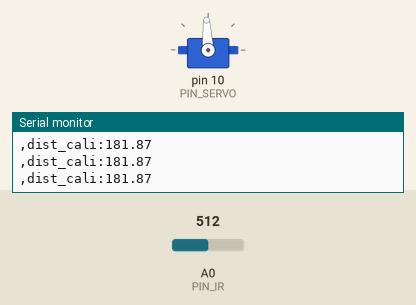
A sketch run on a simulated Arduino Uno, built with avr-gcc and run on an emulated ATmega328P. On the bench: servo, the last lines printed to the serial monitor. The test bench sets the inputs (shaded band); at power-on: A0 (PIN_IR) = 512.

Above: at 1.2 s.
1.3 s: A0 (PIN_IR) set to 373
4.3 s: A0 (PIN_IR) set to 353
At 4.6 s:
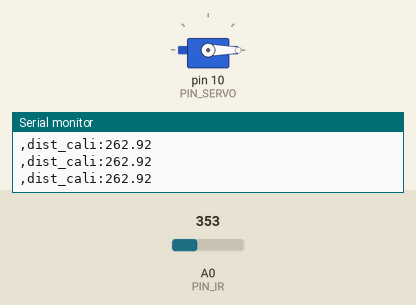
5.8 s: A0 (PIN_IR) set to 510
At 6.3 s:
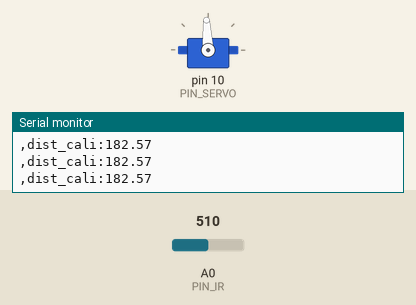
7.3 s: A0 (PIN_IR) set to 306
At 8.7 s:
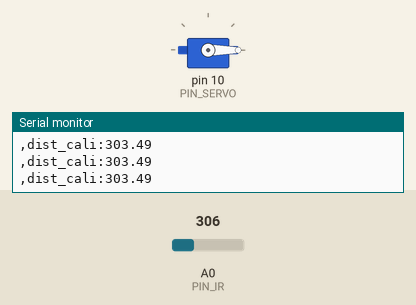
Timing chart, 0 to 9.8 s (numbered marks = the images above; inputs shaded):
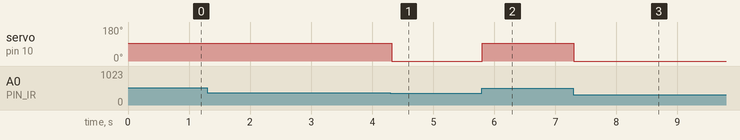

Measured:
- the behaviour switches between 364 and 363 on A0 (PIN_IR) (found by bisection; images 0 and 1)
- after the input at 4.3 s, servo on pin 10 (PIN_SERVO): 93° → 0° at once
- after the input at 5.8 s, servo on pin 10 (PIN_SERVO): 0° → 93° at once
- after the input at 7.3 s, servo on pin 10 (PIN_SERVO): 93° → 0° at once

The sketch:

21_bbc_20203164.ino
```cpp
#include <Servo.h>

// Arduino pin assignment
#define PIN_SERVO 10
#define PIN_IR A0

// configurable parameters
#define _DUTY_MIN 500 // servo full clockwise position (0 degree)
#define _DUTY_NEU 1000 // servo neutral position (90 degree)
#define _DUTY_MAX 1500 // servo full counterclockwise position (180 degree)

#define _POS_START (_DUTY_MIN + 100)
#define _POS_END (_DUTY_MAX - 100)

#define _SERVO_SPEED 60 // servo speed limit (unit: degree/second)
#define INTERVAL 20  // servo update interval
int a;
int b;
// global variables
unsigned long last_sampling_time; // unit: ms
int duty_chg_per_interval; // maximum duty difference per interval
int toggle_interval, toggle_interval_cnt;
float pause_time; // unit: sec
Servo myservo;
int duty_target, duty_curr;

void setup() {
// a,b setup
  a = 70;
  b = 300;
// initialize GPIO pins
  myservo.attach(PIN_SERVO);
  duty_target = duty_curr = _POS_START;
  myservo.writeMicroseconds(duty_curr);

// initialize serial port
  Serial.begin(57600);

// convert angle speed into duty change per interval.
  duty_chg_per_interval = (float)(_DUTY_MAX - _DUTY_MIN) * _SERVO_SPEED / 180 * INTERVAL / 1000;

// remove next three lines after finding answers
//  Serial.print("duty_chg_per_interval:");
//  Serial.println(duty_chg_per_interval);
//  while(1) {}

// initialize variables for servo update.
  pause_time = 1;
  toggle_interval = (180.0 / _SERVO_SPEED + pause_time) * 1000 / INTERVAL;
  toggle_interval_cnt = toggle_interval;

// initialize last sampling time
  last_sampling_time = 0;
}
float ir_distance(void){ // return value unit: mm
  float val;
  float volt = float(analogRead(PIN_IR));
  val = ((6762.0/(volt-9.0))-4.0) * 10.0;
  return val;
}
void loop() {
  float raw_dist = ir_distance();
  float dist_cali = 150 + 300.0 / (b - a) * (raw_dist - a);
  Serial.print(",dist_cali:");
  Serial.println(dist_cali);
  if(dist_cali < 255.0) myservo.writeMicroseconds(_DUTY_MAX);
  else myservo.writeMicroseconds(_DUTY_MIN);
  delay(20);

// wait until next sampling time.
// millis() returns the number of milliseconds since the program started. Will overflow after 50 days.

// adjust duty_curr toward duty_target by duty_chg_per_interval

// update servo position

// update last sampling time
  last_sampling_time += INTERVAL;
}
```
